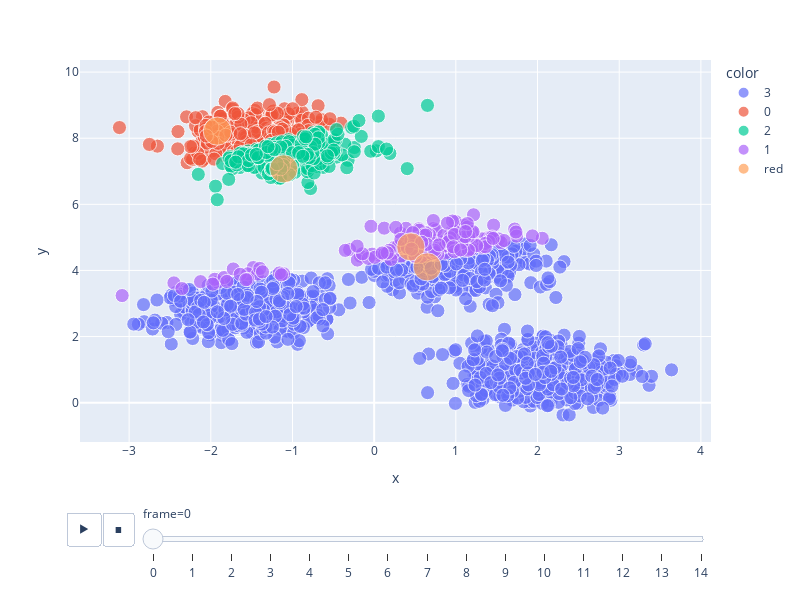

The cell this chart's notebook holds for it:
### Code cell
import plotly.express as px

px.scatter(animation_df, x="x", y="y", animation_frame="frame", color="color", size='size', width=800, height=600)

### Figure 1 — Plotly figure (JSON) as saved in the notebook; plotly's stock layout.template omitted (floating-point values rounded to 4 significant figures; data arrays with more than 128 entries replaced by an {"elided": "..."} marker saying what was removed)
{"data": [{"hovertemplate": "color=3<br>frame=0<br>x=%{x}<br>y=%{y}<br>size=%{marker.size}<extra></extra>", "legendgroup": "3", "marker": {"color": "#636efa", "size": {"elided": "1327 int values"}, "sizemode": "area", "sizeref": 0.05, "symbol": "circle"}, "mode": "markers", "name": "3", "orientation": "v", "showlegend": true, "type": "scatter", "x": {"elided": "1327 float values"}, "xaxis": "x", "y": {"elided": "1327 float values"}, "yaxis": "y"}, {"hovertemplate": "color=0<br>frame=0<br>x=%{x}<br>y=%{y}<br>size=%{marker.size}<extra></extra>", "legendgroup": "0", "marker": {"color": "#EF553B", "size": {"elided": "251 int values"}, "sizemode": "area", "sizeref": 0.05, "symbol": "circle"}, "mode": "markers", "name": "0", "orientation": "v", "showlegend": true, "type": "scatter", "x": {"elided": "251 float values"}, "xaxis": "x", "y": {"elided": "251 float values"}, "yaxis": "y"}, {"hovertemplate": "color=2<br>frame=0<br>x=%{x}<br>y=%{y}<br>size=%{marker.size}<extra></extra>", "legendgroup": "2", "marker": {"color": "#00cc96", "size": {"elided": "249 int values"}, "sizemode": "area", "sizeref": 0.05, "symbol": "circle"}, "mode": "markers", "name": "2", "orientation": "v", "showlegend": true, "type": "scatter", "x": {"elided": "249 float values"}, "xaxis": "x", "y": {"elided": "249 float values"}, "yaxis": "y"}, {"hovertemplate": "color=1<br>frame=0<br>x=%{x}<br>y=%{y}<br>size=%{marker.size}<extra></extra>", "legendgroup": "1", "marker": {"color": "#ab63fa", "size": {"elided": "173 int values"}, "sizemode": "area", "sizeref": 0.05, "symbol": "circle"}, "mode": "markers", "name": "1", "orientation": "v", "showlegend": true, "type": "scatter", "x": {"elided": "173 float values"}, "xaxis": "x", "y": {"elided": "173 float values"}, "yaxis": "y"}, {"hovertemplate": "color=red<br>frame=0<br>x=%{x}<br>y=%{y}<br>size=%{marker.size}<extra></extra>", "legendgroup": "red", "marker": {"color": "#FFA15A", "size": [20, 20, 20, 20], "sizemode": "area", "sizeref": 0.05, "symbol": "circle"}, "mode": "markers", "name": "red", "orientation": "v", "showlegend": true, "type": "scatter", "x": [-1.92, 0.449, -1.107, 0.6501], "xaxis": "x", "y": [8.214, 4.714, 7.073, 4.108], "yaxis": "y"}], "layout": {"height": 600, "legend": {"itemsizing": "constant", "title": {"text": "color"}, "tracegroupgap": 0}, "margin": {"t": 60}, "sliders": [{"active": 0, "currentvalue": {"prefix": "frame="}, "len": 0.9, "pad": {"b": 10, "t": 60}, "steps": [{"args": [["0"], {"frame": {"duration": 0, "redraw": false}, "fromcurrent": true, "mode": "immediate", "transition": {"duration": 0, "easing": "linear"}}], "label": "0", "method": "animate"}, {"args": [["1"], {"frame": {"duration": 0, "redraw": false}, "fromcurrent": true, "mode": "immediate", "transition": {"duration": 0, "easing": "linear"}}], "label": "1", "method": "animate"}, {"args": [["2"], {"frame": {"duration": 0, "redraw": false}, "fromcurrent": true, "mode": "immediate", "transition": {"duration": 0, "easing": "linear"}}], "label": "2", "method": "animate"}, {"args": [["3"], {"frame": {"duration": 0, "redraw": false}, "fromcurrent": true, "mode": "immediate", "transition": {"duration": 0, "easing": "linear"}}], "label": "3", "method": "animate"}, {"args": [["4"], {"frame": {"duration": 0, "redraw": false}, "fromcurrent": true, "mode": "immediate", "transition": {"duration": 0, "easing": "linear"}}], "label": "4", "method": "animate"}, {"args": [["5"], {"frame": {"duration": 0, "redraw": false}, "fromcurrent": true, "mode": "immediate", "transition": {"duration": 0, "easing": "linear"}}], "label": "5", "method": "animate"}, {"args": [["6"], {"frame": {"duration": 0, "redraw": false}, "fromcurrent": true, "mode": "immediate", "transition": {"duration": 0, "easing": "linear"}}], "label": "6", "method": "animate"}, {"args": [["7"], {"frame": {"duration": 0, "redraw": false}, "fromcurrent": true, "mode": "immediate", "transition": {"duration": 0, "easing": "linear"}}], "label": "7", "method": "animate"}, {"args": [["8"], {"frame": {"duration": 0, "redraw": false}, "fromcurrent": true, "mode": "immediate", "transition": {"duration": 0, "easing": "linear"}}], "label": "8", "method": "animate"}, {"args": [["9"], {"frame": {"duration": 0, "redraw": false}, "fromcurrent": true, "mode": "immediate", "transition": {"duration": 0, "easing": "linear"}}], "label": "9", "method": "animate"}, {"args": [["10"], {"frame": {"duration": 0, "redraw": false}, "fromcurrent": true, "mode": "immediate", "transition": {"duration": 0, "easing": "linear"}}], "label": "10", "method": "animate"}, {"args": [["11"], {"frame": {"duration": 0, "redraw": false}, "fromcurrent": true, "mode": "immediate", "transition": {"duration": 0, "easing": "linear"}}], "label": "11", "method": "animate"}, {"args": [["12"], {"frame": {"duration": 0, "redraw": false}, "fromcurrent": true, "mode": "immediate", "transition": {"duration": 0, "easing": "linear"}}], "label": "12", "method": "animate"}, {"args": [["13"], {"frame": {"duration": 0, "redraw": false}, "fromcurrent": true, "mode": "immediate", "transition": {"duration": 0, "easing": "linear"}}], "label": "13", "method": "animate"}, {"args": [["14"], {"frame": {"duration": 0, "redraw": false}, "fromcurrent": true, "mode": "immediate", "transition": {"duration": 0, "easing": "linear"}}], "label": "14", "method": "animate"}], "x": 0.1, "xanchor": "left", "y": 0, "yanchor": "top"}], "updatemenus": [{"buttons": [{"args": [null, {"frame": {"duration": 500, "redraw": false}, "fromcurrent": true, "mode": "immediate", "transition": {"duration": 500, "easing": "linear"}}], "label": "&#9654;", "method": "animate"}, {"args": [[null], {"frame": {"duration": 0, "redraw": false}, "fromcurrent": true, "mode": "immediate", "transition": {"duration": 0, "easing": "linear"}}], "label": "&#9724;", "method": "animate"}], "direction": "left", "pad": {"r": 10, "t": 70}, "showactive": false, "type": "buttons", "x": 0.1, "xanchor": "right", "y": 0, "yanchor": "top"}], "width": 800, "xaxis": {"anchor": "y", "domain": [0, 1], "title": {"text": "x"}}, "yaxis": {"anchor": "x", "domain": [0, 1], "title": {"text": "y"}}}}
